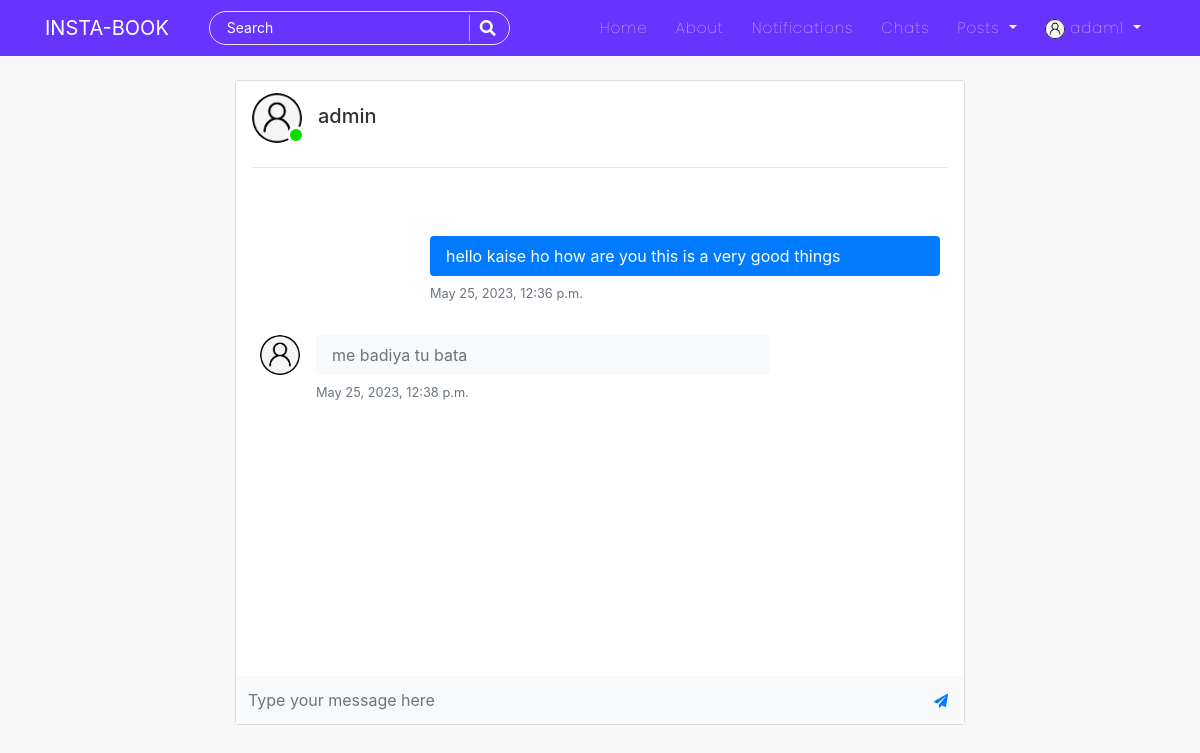
/chats/room/1-2 (signed in), run on the app's committed database.
### users/models.py (models this page shows, shortened)
class Profile(models.Model):
    user = models.OneToOneField(User, on_delete=models.CASCADE)
    is_online = models.BooleanField(default=False)
    following = models.ManyToManyField(User, related_name="following", blank=True)
    friends = models.ManyToManyField(User, related_name='my_friends', blank=True)
    bio = models.CharField(default="",blank=True,null=True,max_length=350)
    date_of_birth = models.CharField(blank=True,max_length=150)
    updated = models.DateTimeField(auto_now=True)
    created = models.DateTimeField(auto_now_add=True)
    image = models.ImageField(default='default.jpg', upload_to='profile_pics',blank=True, null=True)

### chat/models.py (models this page shows, shortened)
class Chat(models.Model):
    room_id = models.ForeignKey(Room, on_delete=models.CASCADE, related_name='chats')
    author = models.ForeignKey(User, on_delete=models.CASCADE, related_name='author_msg')
    friend = models.ForeignKey(User, on_delete=models.CASCADE, related_name='friend_msg')
    text = models.CharField(max_length=300)
    date = models.DateTimeField(auto_now_add=True)
    has_seen = models.BooleanField(default=False)

### chat/views.py (the view)
# urls.py: path('', views.room_enroll, name='room-enroll'),
@login_required
def room(request, room_name, friend_id):
    all_rooms = Room.objects.filter(room_id=room_name)
    if not all_rooms:
        messages.error(request, 'Invalid Room ID')
        return redirect('room-enroll')
    chats = Chat.objects.filter(
        room_id=room_name
    ).order_by('date')
    context = {
        'old_chats':chats,
        'my_name':request.user,
        'friend_name':User.objects.get(pk=friend_id),
        'room_name': room_name
    }
    return render(request, 'chat/chatroom.html', context)

### chat/templates/chat/chatroom.html (shortened to what this page needs)
{% extends 'blog/base.html' %}
{% block content %}
<div class="col-md-8 m-auto">
<div class="container content-section px-0 py-0">
    <div class="bg-gray py-1 px-3">
        <p class="h5 mb-0 py-2">
            <span class="img-cont2">
                <img src="{{friend_name.profile.image.url}}" alt="user" width="50" height="50" class="rounded-circle">
                {% if friend_name.profile.is_online %}
                    <span class="online-circle3"></span>
                {% else %}
                    <span class="offline-circle3"></span>
                {% endif %}
            </span>
            &nbsp;&nbsp;{{friend_name}}
        </p>
        <hr>
    </div>
    <div id="chat-section" class="px-0">
        <div id="chat-box" class="chat-text-add py-5 px-4 chat-box bg-white">
            {% for chat in old_chats %}
                {% if chat.author != request.user %}
                <div class="media w-75 mb-3">
                <img src="{{chat.author.profile.image.url}}" alt="user" width="40" height="40" class="rounded-circle">
                <div class="media-body ml-3">
                    <div class="bg-light rounded py-2 px-3 mb-2">
                    <p class="text-small mb-0 text-muted">{{chat.text}}</p>
                    </div>
                    <p class="small text-muted">{{chat.date}}</p>
                </div>
                </div>
                {% else %}
                <div class="media w-75 ml-auto mb-3">
                <div class="media-body">
                    <div class="bg-primary rounded py-2 px-3 mb-2">
                    <p class="text-small mb-0 text-white">{{chat.text}}</p>
                    </div>
                    <p class="small text-muted">{{chat.date}}</p>
                </div>
                </div>
                {% endif %}
            {% endfor %}
        </div>
    </div>
    <br>
    <div class="px-0">
        <form class="bg-light chat-form">
          <div class="input-group">
            <input id="input" name="body" type="text" placeholder="Type your message here" aria-describedby="submit" class="form-control rounded-0 border-0 py-4 bg-light">
            <div class="input-group-append">
              <button id="submit" type="button" class="btn btn-link"> <i class="fa fa-paper-plane"></i></button>
            </div>
          </div>
        </form>
    </div>
</div>
</div>
<br>
{% endblock %}

### blog/templates/blog/navbar.html (shortened to what this page needs)
<nav class="navbar navbar-expand-lg navbar-dark bg-steel fixed-top">
    <div class="container">
      <a class="navbar-brand mr-4 pr-3" href="/">INSTA-BOOK</a>
      <div class="collapse navbar-collapse" id="navbarToggle">
        <div class="navbar-nav mr-auto">
          <div id="searchbar" >
            <form method="GET" action="/search">
              <input required name="query" id="search" type="text" placeholder="Search">
              <button class="search-btn" type="submit"><i class="fas fa-search"></i></button>
            </form>
          </div>
        </div>
        <div class="navbar-nav">
          <a class="nav-item nav-link" href="{% url 'blog-home' %}">Home</a>
          <a class="nav-item nav-link" href="{% url 'blog-about' %}">About</a>
          {% if user.is_authenticated %}
          <a class="nav-item nav-link" href="{% url 'show-notifications' %}">Notifications</a>
          <a class="nav-item nav-link" href="{% url 'room-enroll' %}">Chats</a>
          <div class="dropdown">
            <a class="dropdown-toggle nav-link" href="#" role="button" id="dropdownMenuLink1" data-toggle="dropdown" aria-haspopup="true" aria-expanded="false">
              Posts
            </a>
          </div>
          {% endif %}
          {% if user.is_authenticated %}
            <div class="dropdown">
              <a class="dropdown-toggle nav-link" href="#" role="button" id="dropdownMenuLink2" data-toggle="dropdown" aria-haspopup="true" aria-expanded="false">
                <img class="rounded-circle" style="height: 20px; width: 20px;" src="{{user.profile.image.url}}" alt="">&nbsp;{{user|truncatechars:"10"}}
              </a>
            </div>
          {% else %}
            <a class="nav-item nav-link" href="{% url 'account_login' %}">Login</a>
            <a class="nav-item nav-link" href="{% url 'register' %}">Register</a>
          {% endif %}
        </div>
      </div>
    </div>
</nav>

### blog/static/blog/main.css (style rules this page uses)
body { background: #f7f7f7; color: #333333; margin-top: 5rem; scroll-behavior: smooth; }
.bg-steel { background: #6633FF; }
.site-header .navbar-nav .nav-link { color: #ffffff; font-family:'Poppins'; font-weight: 100; margin: 0px 6px; font-size: 15px; letter-spacing: 1px; }
.content-section { background: #ffffff; padding: 10px 20px; border: 1px solid #dddddd; border-radius: 3px; margin-bottom: 20px; }
.img-cont2 { height: 55px; width: 55px; position: relative; }
.online-circle3 { width: 18px; height: 18px; border-radius: 50%; background-color:#07dd00; border: 3px solid white; bottom: -16px; right: 2px; position: absolute; }
#searchbar form { width: auto; display: flex; flex-direction: row; border-radius: 50px; padding: 3px 15px; background-color: transparent; border: 1px solid #e4e4e4; margin-right: 10px; }
#searchbar form input::placeholder { color: #fff; font-size: 14px; }
#searchbar form input { border: none; outline: none; color: #fff; font-size: 15px; flex: 1; background-color:transparent; }
.search-btn { color:#fff; border: none; width: 25px; padding-left: 10px; border-left: 1px solid rgba(202, 202, 202, 0.829); outline: none; background-color: transparent; }
.search-btn i { font-size: 16px; }
.btn { border-radius: 0px; padding: 8px 15px; font-size: 14px; }
.messages-box, .chat-box { height: 58vh; overflow-y: scroll; }

### data on the page
Chat: text "hello kaise ho how are you this is a very good things", date "May 25, 2023, 12:36 p.m."
Chat: author.profile.image (placeholder picture), text "me badiya tu bata", date "May 25, 2023, 12:38 p.m."

### other printed values
{{ user|truncatechars:"10" }} "adam1"
{{ friend_name }} "admin"
